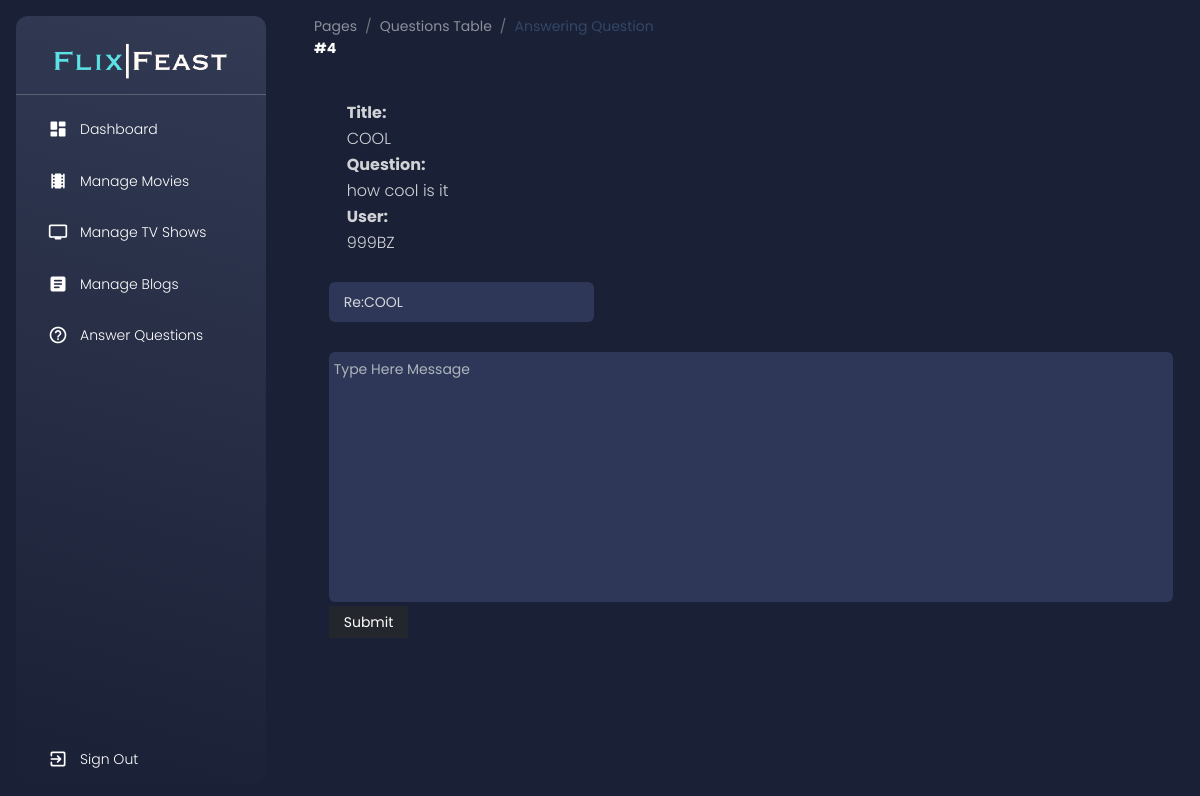
The page /dashboard/answerQuestion.php?detailsID=4 (signed in) on the database its author committed.
### tables this page shows
CREATE TABLE `faq` (
  `ID` int(12) NOT NULL,
  `email` varchar(255) NOT NULL,
  `title` varchar(255) NOT NULL,
  `question` varchar(255) NOT NULL
);

CREATE TABLE `users` (
  `ID` int(11) NOT NULL,
  `Firstname` varchar(20) NOT NULL,
  `Lastname` varchar(20) NOT NULL,
  `Birthdate` date DEFAULT NULL,
  `Username` varchar(15) DEFAULT NULL,
  `Email` varchar(30) DEFAULT NULL,
  `Password` varchar(255) DEFAULT NULL,
  `Photo` varchar(50) NOT NULL,
  `Admin` tinyint(1) NOT NULL
);

### dashboard/answerQuestion.php (the view, shortened to what this page needs)
<!DOCTYPE html>
<html lang="zxx">
<head>
    <link href="assets/css2/nucleo-icons.css" rel="stylesheet" />
    <link href="assets/css2/nucleo-svg.css" rel="stylesheet" />
    <link id="pagestyle" href="assets/css2/material-dashboard.css?v=3.0.5" rel="stylesheet" />
    <link rel="stylesheet" type="text/css" href="../assets/css/style.css" media="all" />
</head>
<body class="g-sidenav-show dark-version bg-gray-200">
    <?php
    include('header.php');
    include('connection.php');
    $ID = $_GET['detailsID'];
    $sql = "SELECT ID,email,title,question
    FROM faq
    WHERE ID = $ID";
    $result = mysqli_query($conn, $sql);
    $row = mysqli_fetch_array($result);
    $emailUser = $row['email'];
    $sql1 = "SELECT *
    FROM users
    WHERE Email = '$emailUser'";
    $result1 = mysqli_query($conn, $sql1);
    $row1 = mysqli_fetch_array($result1);
    $usernameUser = $row1['Username'];
    ?>
    <main class="main-content position-relative max-height-vh-100 h-100 border-radius-lg ">
        <nav class="navbar navbar-main navbar-expand-lg px-0 mx-4 shadow-none border-radius-xl" id="navbarBlur"
            data-scroll="true">
            <div class="container-fluid py-1 px-3">
                <nav aria-label="breadcrumb">
                    <ol class="breadcrumb bg-transparent mb-0 pb-0 pt-1 px-0 me-sm-6 me-5">
                        <li class="breadcrumb-item text-sm"><a class="opacity-5 text-dark" href="javascript:;">Pages</a>
                        </li>
                        <li class="breadcrumb-item text-sm text-sm" aria-current="page"><a class="opacity-5 text-dark"
                                href="questions.php">Questions Table</a></li>
                        <li class="breadcrumb-item text-sm text-dark active" aria-current="page">Answering Question</li>
                    </ol>
                    <h6 class="font-weight-bolder mb-0">#<?php echo $ID?></h6>
                </nav>
            </div>
        </nav>
        <?php
            echo '
            <div style = "margin-left:3%;margin-top:3%;" >
                <div id="viewDetails" style="width:50%;margin-left:5%;">
                    <p id="titleInfo" class="details"><b>Title:</b> <br>' . $row['title'] . '</p>
                    <p id="questionInfo" class="details"><b>Question:</b> <br>' . $row['question'] . '</p>
                    <p id="usernameInfo" class="details"><b>User:</b> <br>' . $usernameUser . '</p>
                </div>
                <div class="container" style="padding:3%;">
                    <div class="details-reply">
                        <form method="post" id="faqForm">
                            <div class="row">
                                <div class="col-lg-4">
                                    <div class="select-container">
                                        <input class="form-control" type="text" placeholder="Subject" name="title" id="subject" value="Re:'.$row['title'].'"/>
                                        <i class="icofont icofont-question"></i>
                                    </div>
                                </div>
                                <div class="col-lg-12">
                                    <div class="textarea-container">
                                        <textarea class="form-control" placeholder="Type Here Message" name="question" id="question"></textarea>
                                    </div>
                                </div>
                                <div class="col-lg-2">
                                    <input class="btn-primary shadow-none"  type="submit" style="color:white;margin-top:3%;"/>
                                </div>
                            </div>
                        </form>
                    </div>
                </div>
            </div>
            ';
        ?>
    </main>
</body>
</html>

### assets/css/style.css (style rules this page uses)
body { line-height: 24px; font-size: 14px; color: #b6b7b9; background: #13151f; font-family: "Poppins", sans-serif; font-weight: 400; position: relative; }
h1, h2, h3, h4, h5, h6 { font-weight: 500; color: #fff; }
h1, h2, h3, h4, h5, h6, p { margin: 0px; }
h6 { font-size: 14px; }
a { transition: 0.6s; }
a, a:hover { color: #fff; }
a, a:hover, a:focus, a:active, button:focus { text-decoration: none; border: none; outline: 0; }
ol { margin-bottom: 0; }
textarea { height: 160px; }
input[type="text"], input[type="submit"], button[type="submit"], input[type="email"], input[type="url"], input[type="tel"], input[type="search"], input[type="password"], input[type="number"], textarea { background: #24262d; width: 100%; padding: 8px 15px; border: none; }
input[type="submit"], button[type="submit"] { width: auto; color: #666; padding: 4px 15px; }
textarea, input, textarea::-webkit-input-placeholder, input::-webkit-input-placeholder { color: #fff; }
.select-container { position: relative; margin-bottom: 30px; }
.textarea-container { position: relative; }

### dashboard/answerQuestion.php (style rules this page uses)
.form-control { background-color: #2e3757 !important; padding: 5px; }
body { overflow-x: hidden; }
p { overflow: auto; }
textarea { height: 250px; overflow-y: auto; resize: none; }

### rows shown on the page
faq: title "COOL", question "how cool is it", title "Re:COOL"
users: Username "999BZ"

### other values the page prints
$ID "4"
